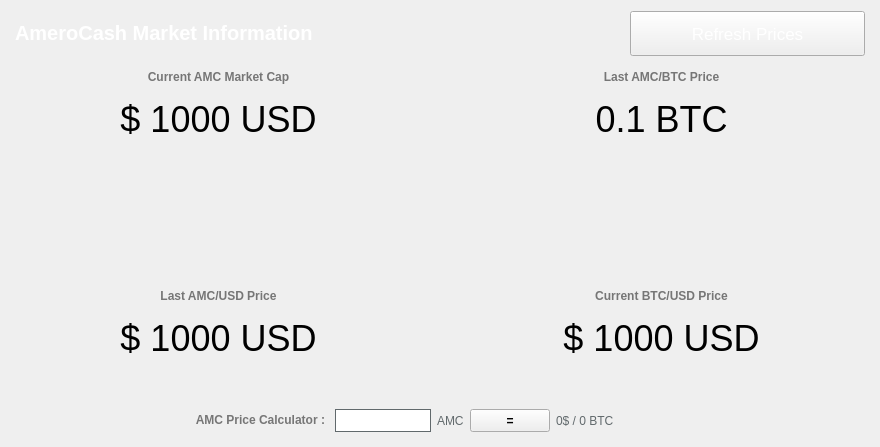
<?xml version="1.0" encoding="UTF-8"?>
<ui version="4.0">
 <class>MarketBrowser</class>
 <widget class="QWidget" name="MarketBrowser">
  <property name="windowModality">
   <enum>Qt::NonModal</enum>
  </property>
  <property name="geometry">
   <rect>
    <x>0</x>
    <y>0</y>
    <width>880</width>
    <height>447</height>
   </rect>
  </property>
  <property name="sizePolicy">
   <sizepolicy hsizetype="Preferred" vsizetype="Preferred">
    <horstretch>0</horstretch>
    <verstretch>0</verstretch>
   </sizepolicy>
  </property>
  <property name="windowTitle">
   <string>Digging</string>
  </property>
  <property name="styleSheet">
   <string notr="true"/>
  </property>
  <layout class="QGridLayout" name="gridLayout">
   <property name="sizeConstraint">
    <enum>QLayout::SetMaximumSize</enum>
   </property>
   <property name="leftMargin">
    <number>0</number>
   </property>
   <property name="rightMargin">
    <number>0</number>
   </property>
   <item row="0" column="0">
    <widget class="QLabel" name="label_4">
     <property name="sizePolicy">
      <sizepolicy hsizetype="Expanding" vsizetype="Preferred">
       <horstretch>0</horstretch>
       <verstretch>0</verstretch>
      </sizepolicy>
     </property>
     <property name="styleSheet">
      <string notr="true">color: #FFF;font-size:26px;font-weight:600;</string>
     </property>
     <property name="text">
      <string>&lt;html&gt;&lt;head/&gt;&lt;body&gt;&lt;p&gt;&lt;span style=&quot; font-size:20px;font-weight:600; color:#FFFFFF;&quot;&gt;AmeroCash Market Information&lt;/span&gt;&lt;/p&gt;&lt;/body&gt;&lt;/html&gt;</string>
     </property>
     <property name="alignment">
      <set>Qt::AlignLeading|Qt::AlignLeft|Qt::AlignVCenter</set>
     </property>
     <property name="margin">
      <number>0</number>
     </property>
     <property name="indent">
      <number>15</number>
     </property>
    </widget>
   </item>
   <item row="17" column="0" colspan="2">
    <layout class="QHBoxLayout" name="horizontalLayout_5">
     <item>
      <widget class="QLabel" name="amerocash">
       <property name="sizePolicy">
        <sizepolicy hsizetype="Expanding" vsizetype="Preferred">
         <horstretch>0</horstretch>
         <verstretch>0</verstretch>
        </sizepolicy>
       </property>
       <property name="font">
        <font>
         <pointsize>27</pointsize>
        </font>
       </property>
       <property name="mouseTracking">
        <bool>true</bool>
       </property>
       <property name="text">
        <string notr="true">$ 1000 USD</string>
       </property>
       <property name="scaledContents">
        <bool>false</bool>
       </property>
       <property name="alignment">
        <set>Qt::AlignCenter</set>
       </property>
      </widget>
     </item>
     <item>
      <widget class="QLabel" name="bitcoin">
       <property name="sizePolicy">
        <sizepolicy hsizetype="Expanding" vsizetype="Preferred">
         <horstretch>0</horstretch>
         <verstretch>0</verstretch>
        </sizepolicy>
       </property>
       <property name="font">
        <font>
         <pointsize>27</pointsize>
        </font>
       </property>
       <property name="mouseTracking">
        <bool>true</bool>
       </property>
       <property name="text">
        <string notr="true">$ 1000 USD</string>
       </property>
       <property name="scaledContents">
        <bool>false</bool>
       </property>
       <property name="alignment">
        <set>Qt::AlignCenter</set>
       </property>
      </widget>
     </item>
    </layout>
   </item>
   <item row="4" column="0" colspan="2">
    <layout class="QHBoxLayout" name="horizontalLayout_3">
     <item>
      <layout class="QHBoxLayout" name="horizontalLayout_2">
       <property name="spacing">
        <number>6</number>
       </property>
       <property name="sizeConstraint">
        <enum>QLayout::SetDefaultConstraint</enum>
       </property>
       <item>
        <widget class="QLabel" name="dnrmc">
         <property name="sizePolicy">
          <sizepolicy hsizetype="Expanding" vsizetype="Preferred">
           <horstretch>0</horstretch>
           <verstretch>0</verstretch>
          </sizepolicy>
         </property>
         <property name="font">
          <font>
           <pointsize>27</pointsize>
          </font>
         </property>
         <property name="mouseTracking">
          <bool>true</bool>
         </property>
         <property name="text">
          <string notr="true">$ 1000 USD</string>
         </property>
         <property name="scaledContents">
          <bool>false</bool>
         </property>
         <property name="alignment">
          <set>Qt::AlignCenter</set>
         </property>
        </widget>
       </item>
       <item>
        <widget class="QLabel" name="dnrbtc">
         <property name="sizePolicy">
          <sizepolicy hsizetype="Expanding" vsizetype="Preferred">
           <horstretch>0</horstretch>
           <verstretch>0</verstretch>
          </sizepolicy>
         </property>
         <property name="font">
          <font>
           <pointsize>27</pointsize>
          </font>
         </property>
         <property name="mouseTracking">
          <bool>true</bool>
         </property>
         <property name="text">
          <string>0.1 BTC</string>
         </property>
         <property name="alignment">
          <set>Qt::AlignCenter</set>
         </property>
        </widget>
       </item>
      </layout>
     </item>
    </layout>
   </item>
   <item row="0" column="1">
    <widget class="QPushButton" name="startButton">
     <property name="sizePolicy">
      <sizepolicy hsizetype="Fixed" vsizetype="Fixed">
       <horstretch>0</horstretch>
       <verstretch>0</verstretch>
      </sizepolicy>
     </property>
     <property name="minimumSize">
      <size>
       <width>250</width>
       <height>45</height>
      </size>
     </property>
     <property name="palette">
      <palette>
       <active>
        <colorrole role="WindowText">
         <brush brushstyle="SolidPattern">
          <color alpha="255">
           <red>255</red>
           <green>255</green>
           <blue>255</blue>
          </color>
         </brush>
        </colorrole>
        <colorrole role="Text">
         <brush brushstyle="SolidPattern">
          <color alpha="255">
           <red>255</red>
           <green>255</green>
           <blue>255</blue>
          </color>
         </brush>
        </colorrole>
        <colorrole role="ButtonText">
         <brush brushstyle="SolidPattern">
          <color alpha="255">
           <red>255</red>
           <green>255</green>
           <blue>255</blue>
          </color>
         </brush>
        </colorrole>
       </active>
       <inactive>
        <colorrole role="WindowText">
         <brush brushstyle="SolidPattern">
          <color alpha="255">
           <red>255</red>
           <green>255</green>
           <blue>255</blue>
          </color>
         </brush>
        </colorrole>
        <colorrole role="Text">
         <brush brushstyle="SolidPattern">
          <color alpha="255">
           <red>255</red>
           <green>255</green>
           <blue>255</blue>
          </color>
         </brush>
        </colorrole>
        <colorrole role="ButtonText">
         <brush brushstyle="SolidPattern">
          <color alpha="255">
           <red>255</red>
           <green>255</green>
           <blue>255</blue>
          </color>
         </brush>
        </colorrole>
       </inactive>
       <disabled>
        <colorrole role="WindowText">
         <brush brushstyle="SolidPattern">
          <color alpha="255">
           <red>120</red>
           <green>120</green>
           <blue>120</blue>
          </color>
         </brush>
        </colorrole>
        <colorrole role="Text">
         <brush brushstyle="SolidPattern">
          <color alpha="255">
           <red>120</red>
           <green>120</green>
           <blue>120</blue>
          </color>
         </brush>
        </colorrole>
        <colorrole role="ButtonText">
         <brush brushstyle="SolidPattern">
          <color alpha="255">
           <red>120</red>
           <green>120</green>
           <blue>120</blue>
          </color>
         </brush>
        </colorrole>
       </disabled>
      </palette>
     </property>
     <property name="font">
      <font>
       <family>MS Shell Dlg 2</family>
       <pointsize>13</pointsize>
       <weight>50</weight>
       <italic>false</italic>
       <bold>false</bold>
      </font>
     </property>
     <property name="acceptDrops">
      <bool>false</bool>
     </property>
     <property name="styleSheet">
      <string notr="true">margin-right: 15px;</string>
     </property>
     <property name="text">
      <string>Refresh Prices</string>
     </property>
     <property name="iconSize">
      <size>
       <width>150</width>
       <height>35</height>
      </size>
     </property>
     <property name="default">
      <bool>false</bool>
     </property>
     <property name="flat">
      <bool>false</bool>
     </property>
    </widget>
   </item>
   <item row="1" column="0" colspan="2">
    <layout class="QHBoxLayout" name="horizontalLayout_8">
     <item>
      <layout class="QHBoxLayout" name="horizontalLayout_7">
       <item>
        <widget class="QLabel" name="label_15">
         <property name="sizePolicy">
          <sizepolicy hsizetype="Expanding" vsizetype="Fixed">
           <horstretch>0</horstretch>
           <verstretch>0</verstretch>
          </sizepolicy>
         </property>
         <property name="text">
          <string>&lt;html&gt;&lt;head/&gt;&lt;body&gt;&lt;p&gt;&lt;span style=&quot; font-weight:600; color:#767676;&quot;&gt;Current AMC Market Cap&lt;/span&gt;&lt;/p&gt;&lt;/body&gt;&lt;/html&gt;</string>
         </property>
         <property name="alignment">
          <set>Qt::AlignCenter</set>
         </property>
        </widget>
       </item>
       <item>
        <widget class="QLabel" name="label_5">
         <property name="sizePolicy">
          <sizepolicy hsizetype="Expanding" vsizetype="Preferred">
           <horstretch>0</horstretch>
           <verstretch>0</verstretch>
          </sizepolicy>
         </property>
         <property name="text">
          <string>&lt;html&gt;&lt;head/&gt;&lt;body&gt;&lt;p&gt;&lt;span style=&quot; font-weight:600; color:#767676;&quot;&gt;Last AMC/BTC Price&lt;/span&gt;&lt;/p&gt;&lt;/body&gt;&lt;/html&gt;</string>
         </property>
         <property name="alignment">
          <set>Qt::AlignCenter</set>
         </property>
        </widget>
       </item>
      </layout>
     </item>
    </layout>
   </item>
   <item row="15" column="0" colspan="2">
    <layout class="QHBoxLayout" name="horizontalLayout_6">
     <item>
      <widget class="QLabel" name="label_14">
       <property name="sizePolicy">
        <sizepolicy hsizetype="Expanding" vsizetype="Fixed">
         <horstretch>0</horstretch>
         <verstretch>0</verstretch>
        </sizepolicy>
       </property>
       <property name="text">
        <string>&lt;html&gt;&lt;head/&gt;&lt;body&gt;&lt;p&gt;&lt;span style=&quot; font-weight:600; color:#767676;&quot;&gt;Last AMC/USD Price&lt;/span&gt;&lt;/p&gt;&lt;/body&gt;&lt;/html&gt;</string>
       </property>
       <property name="alignment">
        <set>Qt::AlignCenter</set>
       </property>
      </widget>
     </item>
     <item>
      <widget class="QLabel" name="label_13">
       <property name="sizePolicy">
        <sizepolicy hsizetype="Expanding" vsizetype="Preferred">
         <horstretch>0</horstretch>
         <verstretch>0</verstretch>
        </sizepolicy>
       </property>
       <property name="text">
        <string>&lt;html&gt;&lt;head/&gt;&lt;body&gt;&lt;p&gt;&lt;span style=&quot; font-weight:600; color:#767676;&quot;&gt;Current BTC/USD Price&lt;/span&gt;&lt;/p&gt;&lt;/body&gt;&lt;/html&gt;</string>
       </property>
       <property name="alignment">
        <set>Qt::AlignCenter</set>
       </property>
      </widget>
     </item>
    </layout>
   </item>
   <item row="20" column="0" colspan="2">
    <layout class="QHBoxLayout" name="horizontalLayout_4"/>
   </item>
   <item row="22" column="0" colspan="2">
    <layout class="QHBoxLayout" name="horizontalLayout">
     <item>
      <widget class="QLabel" name="label_31">
       <property name="sizePolicy">
        <sizepolicy hsizetype="Expanding" vsizetype="Preferred">
         <horstretch>0</horstretch>
         <verstretch>0</verstretch>
        </sizepolicy>
       </property>
       <property name="text">
        <string>&lt;html&gt;&lt;head/&gt;&lt;body&gt;&lt;p&gt;&lt;span style=&quot; font-weight:600; color:#767676;&quot;&gt;AMC Price Calculator :&lt;/span&gt;&lt;/p&gt;&lt;/body&gt;&lt;/html&gt;</string>
       </property>
       <property name="alignment">
        <set>Qt::AlignRight|Qt::AlignTrailing|Qt::AlignVCenter</set>
       </property>
      </widget>
     </item>
     <item>
      <widget class="QLineEdit" name="egals">
       <property name="minimumSize">
        <size>
         <width>100</width>
         <height>23</height>
        </size>
       </property>
       <property name="maximumSize">
        <size>
         <width>100</width>
         <height>16777215</height>
        </size>
       </property>
       <property name="styleSheet">
        <string notr="true">border: 1px solid #61696c;margin-left:4px;</string>
       </property>
      </widget>
     </item>
     <item>
      <widget class="QLabel" name="label">
       <property name="styleSheet">
        <string notr="true">color:#61696c;</string>
       </property>
       <property name="text">
        <string>AMC</string>
       </property>
      </widget>
     </item>
     <item>
      <widget class="QPushButton" name="egal">
       <property name="sizePolicy">
        <sizepolicy hsizetype="Fixed" vsizetype="Fixed">
         <horstretch>0</horstretch>
         <verstretch>0</verstretch>
        </sizepolicy>
       </property>
       <property name="minimumSize">
        <size>
         <width>0</width>
         <height>23</height>
        </size>
       </property>
       <property name="styleSheet">
        <string notr="true">font-weight:600;</string>
       </property>
       <property name="text">
        <string>=</string>
       </property>
      </widget>
     </item>
     <item>
      <widget class="QLabel" name="egald">
       <property name="sizePolicy">
        <sizepolicy hsizetype="Expanding" vsizetype="Preferred">
         <horstretch>0</horstretch>
         <verstretch>0</verstretch>
        </sizepolicy>
       </property>
       <property name="styleSheet">
        <string notr="true">color:#61696c;</string>
       </property>
       <property name="text">
        <string>0$ / 0 BTC</string>
       </property>
      </widget>
     </item>
    </layout>
   </item>
   <item row="21" column="0" colspan="2">
    <spacer name="verticalSpacer">
     <property name="orientation">
      <enum>Qt::Vertical</enum>
     </property>
     <property name="sizeType">
      <enum>QSizePolicy::Fixed</enum>
     </property>
     <property name="sizeHint" stdset="0">
      <size>
       <width>20</width>
       <height>40</height>
      </size>
     </property>
    </spacer>
   </item>
   <item row="6" column="0" colspan="2">
    <layout class="QHBoxLayout" name="horizontalLayout_9">
     <item>
      <widget class="QLabel" name="label_3">
       <property name="sizePolicy">
        <sizepolicy hsizetype="Fixed" vsizetype="Fixed">
         <horstretch>0</horstretch>
         <verstretch>0</verstretch>
        </sizepolicy>
       </property>
       <property name="minimumSize">
        <size>
         <width>128</width>
         <height>128</height>
        </size>
       </property>
       <property name="maximumSize">
        <size>
         <width>128</width>
         <height>128</height>
        </size>
       </property>
       <property name="text">
        <string/>
       </property>
       <property name="textFormat">
        <enum>Qt::RichText</enum>
       </property>
       <property name="pixmap">
        <pixmap resource="../bitcoin.qrc">:/icons/amerocash</pixmap>
       </property>
       <property name="scaledContents">
        <bool>true</bool>
       </property>
       <property name="alignment">
        <set>Qt::AlignCenter</set>
       </property>
       <property name="margin">
        <number>0</number>
       </property>
      </widget>
     </item>
    </layout>
   </item>
  </layout>
 </widget>
 <layoutdefault spacing="6" margin="11"/>
 <resources>
  <include location="../bitcoin.qrc"/>
 </resources>
 <connections/>
</ui>
